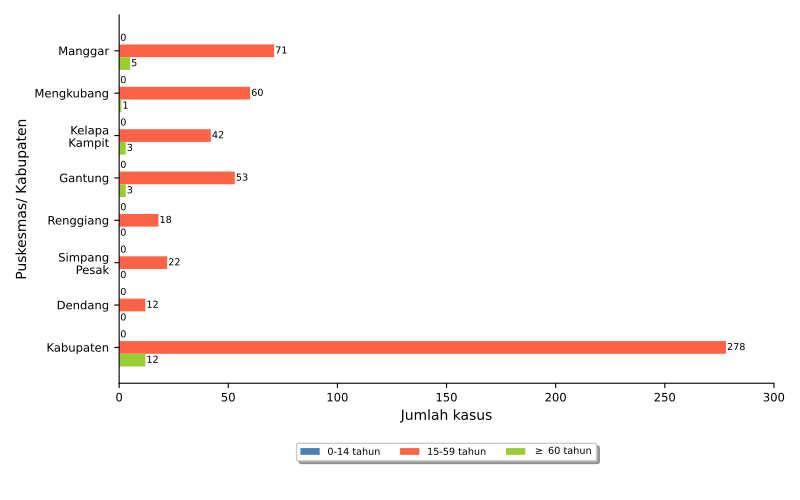

The script that saved this image:
import numpy as np
import matplotlib.pyplot as plt
import pandas
from textwrap import wrap
from matplotlib.ticker import FuncFormatter
import locale
locale.setlocale(locale.LC_ALL, 'id_ID.UTF8')

import sys, os, inspect
currentdir = os.path.dirname(os.path.abspath(inspect.getfile(inspect.currentframe())))
parentdir = os.path.dirname(currentdir)
sys.path.insert(0, parentdir)

berkasData = currentdir +'\\bab_06_16a_dataSkizofrenia.csv'
berkasSimpan = currentdir +'\\bab_06_16a_skizofrenia.pdf'
# judulDiagram = 'Jumlah Kasus Skizofrenia\nTahun 2022'
sumbuX = 'Jumlah kasus'
sumbuY = 'Puskesmas\ Kabupaten'
tickerSumbuX = np.arange(0,310,50)
labelBar1 = '0-14 tahun'
labelBar2 = '15-59 tahun'
labelBar3 = '$\geq$ 60 tahun'

# read data file
colnames = ['puskesmas','skizoAnak','skizoUsipro','skizoUsila']
data = pandas.read_csv(berkasData, names=colnames, sep=';')
puskesmas = data.puskesmas.tolist()
bar1 = data.skizoAnak.tolist()
bar2 = data.skizoUsipro.tolist()
bar3 = data.skizoUsila.tolist()

ind = np.arange(len(puskesmas))  # the x locations for the groups
width = 0.3       # the width of the bars

# make bars
fig, ax = plt.subplots()
rects1 = ax.barh(ind, bar1, width, color='steelblue', label=labelBar1)
rects2 = ax.barh(ind + width, bar2, width, color='tomato', label = labelBar2)
rects2 = ax.barh(ind + 2*width, bar3, width, color='yellowgreen', label = labelBar3)

# add some text for labels, title and axes ticks
# ax.set_title(judulDiagram)
ax.set_xticks(tickerSumbuX)
ax.set_xlabel(sumbuX)
ax.xaxis.set_major_formatter(FuncFormatter(lambda x, pos: "{:n}".format(x)))

ax.set_yticks(ind+width)
ax.set_yticklabels(list([ '\n'.join(wrap(l, 10)) for l in puskesmas ]))
ax.invert_yaxis()
ax.set_ylabel(sumbuY)

ax.tick_params(axis='both', which='major', labelsize='small')
ax.spines['top'].set_visible(False)
ax.spines['right'].set_visible(False)
# ax.spines['left'].set_visible(False)

# make legend box
box = ax.get_position()
ax.set_position([box.x0, box.y0 + box.height * 0.1, box.width, box.height * 0.9])
ax.legend(fontsize='x-small', loc='upper center', bbox_to_anchor=(0.5, -0.15), fancybox=True, shadow=True, ncol=3)

# add data label
for i, v in enumerate(bar1):
    ax.text(v+0.5, i, '{:n}'.format(v), ha='left', va='center', fontsize='x-small')
for i, v in enumerate(bar2):
    ax.text(v+0.5, i+0.3, '{:n}'.format(v), ha='left', va='center', fontsize='x-small')
for i, v in enumerate(bar3):
    ax.text(v+0.5, i+2*width, '{:n}'.format(v), ha='left', va='center', fontsize='x-small')

# finishing
pyrfig = plt.figure(1)
pyrfig.set_figwidth(8)
pyrfig.set_figheight(5)
# tight_layout to make consistent size
# adjust subplot to make room for legend
fig.subplots_adjust(bottom=-0.15)
plt.tight_layout()
plt.savefig(berkasSimpan, metadata={"Author": "Willy"})
plt.close(pyrfig)
# plt.show()
